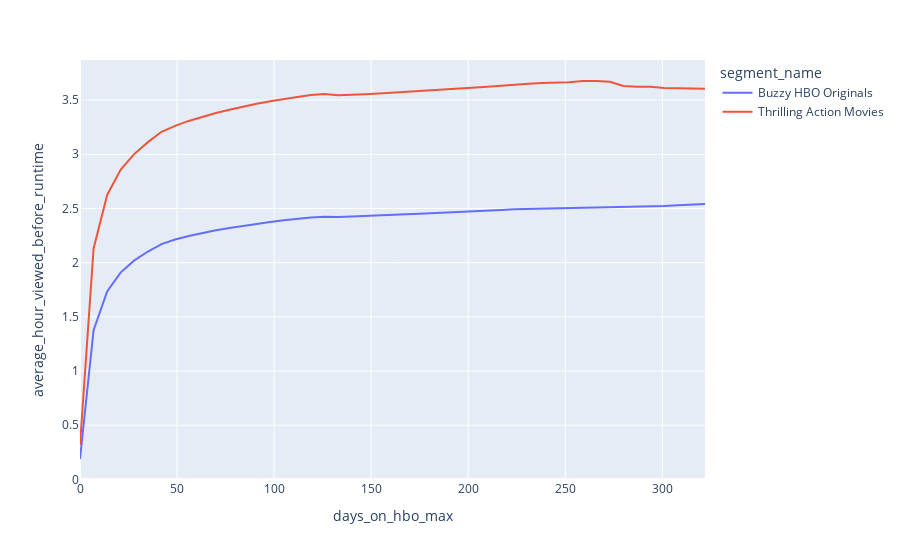

The code cell stored with this chart in its notebook:
### Code cell
fig = px.line(plot, x="days_on_hbo_max", y="average_hour_viewed_before_runtime", color='segment_name')
fig.show()

### Figure 1 — Plotly figure (JSON) as saved in the notebook; plotly's stock layout.template omitted (floating-point values rounded to 4 significant figures)
{"data": [{"hovertemplate": "segment_name=Buzzy HBO Originals<br>days_on_hbo_max=%{x}<br>average_hour_viewed_before_runtime=%{y}<extra></extra>", "legendgroup": "Buzzy HBO Originals", "line": {"color": "#636efa", "dash": "solid"}, "marker": {"symbol": "circle"}, "mode": "lines", "name": "Buzzy HBO Originals", "orientation": "v", "showlegend": true, "type": "scatter", "x": [0, 7, 14, 21, 28, 35, 42, 49, 56, 63, 70, 77, 84, 91, 98, 105, 112, 119, 126, 133, 140, 147, 154, 161, 168, 175, 182, 189, 196, 203, 210, 217, 224, 231, 238, 245, 252, 259, 266, 273, 280, 287, 294, 301, 308, 315, 322], "xaxis": "x", "y": [0.1878, 1.377, 1.734, 1.91, 2.021, 2.103, 2.171, 2.214, 2.247, 2.275, 2.298, 2.32, 2.341, 2.358, 2.375, 2.391, 2.404, 2.416, 2.424, 2.42, 2.426, 2.43, 2.435, 2.44, 2.447, 2.452, 2.457, 2.463, 2.47, 2.476, 2.481, 2.486, 2.493, 2.495, 2.496, 2.495, 2.497, 2.506, 2.509, 2.512, 2.51, 2.514, 2.522, 2.523, 2.529, 2.534, 2.541], "yaxis": "y"}, {"hovertemplate": "segment_name=Thrilling Action Movies<br>days_on_hbo_max=%{x}<br>average_hour_viewed_before_runtime=%{y}<extra></extra>", "legendgroup": "Thrilling Action Movies", "line": {"color": "#EF553B", "dash": "solid"}, "marker": {"symbol": "circle"}, "mode": "lines", "name": "Thrilling Action Movies", "orientation": "v", "showlegend": true, "type": "scatter", "x": [0, 7, 14, 21, 28, 35, 42, 49, 56, 63, 70, 77, 84, 91, 98, 105, 112, 119, 126, 133, 140, 147, 154, 161, 168, 175, 182, 189, 196, 203, 210, 217, 224, 231, 238, 245, 252, 259, 266, 273, 280, 287, 294, 301, 308, 315, 322], "xaxis": "x", "y": [0.318, 2.131, 2.625, 2.86, 3.003, 3.112, 3.207, 3.262, 3.308, 3.348, 3.381, 3.411, 3.441, 3.466, 3.489, 3.511, 3.53, 3.547, 3.556, 3.546, 3.553, 3.555, 3.561, 3.569, 3.577, 3.583, 3.588, 3.597, 3.605, 3.615, 3.623, 3.633, 3.645, 3.652, 3.657, 3.661, 3.664, 3.675, 3.676, 3.67, 3.63, 3.623, 3.622, 3.612, 3.61, 3.606, 3.606], "yaxis": "y"}], "layout": {"autosize": true, "legend": {"title": {"text": "segment_name"}, "tracegroupgap": 0}, "margin": {"t": 60}, "xaxis": {"anchor": "y", "autorange": true, "domain": [0, 1], "range": [0, 322], "title": {"text": "days_on_hbo_max"}, "type": "linear"}, "yaxis": {"anchor": "x", "autorange": true, "domain": [0, 1], "range": [-0.005959, 3.87], "title": {"text": "average_hour_viewed_before_runtime"}, "type": "linear"}}}
